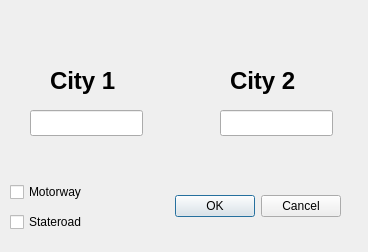
<?xml version="1.0" encoding="UTF-8"?>
<ui version="4.0">
 <class>Deletecity</class>
 <widget class="QDialog" name="Deletecity">
  <property name="geometry">
   <rect>
    <x>0</x>
    <y>0</y>
    <width>368</width>
    <height>252</height>
   </rect>
  </property>
  <property name="windowTitle">
   <string>Dialog</string>
  </property>
  <widget class="QDialogButtonBox" name="buttonBox">
   <property name="geometry">
    <rect>
     <x>150</x>
     <y>190</y>
     <width>191</width>
     <height>32</height>
    </rect>
   </property>
   <property name="orientation">
    <enum>Qt::Horizontal</enum>
   </property>
   <property name="standardButtons">
    <set>QDialogButtonBox::Cancel|QDialogButtonBox::Ok</set>
   </property>
  </widget>
  <widget class="QLabel" name="label">
   <property name="geometry">
    <rect>
     <x>50</x>
     <y>60</y>
     <width>81</width>
     <height>41</height>
    </rect>
   </property>
   <property name="font">
    <font>
     <pointsize>18</pointsize>
     <bold>true</bold>
    </font>
   </property>
   <property name="text">
    <string>City 1</string>
   </property>
  </widget>
  <widget class="QLineEdit" name="lineEditCity1">
   <property name="geometry">
    <rect>
     <x>30</x>
     <y>110</y>
     <width>113</width>
     <height>26</height>
    </rect>
   </property>
  </widget>
  <widget class="QLineEdit" name="lineEditCity2">
   <property name="geometry">
    <rect>
     <x>220</x>
     <y>110</y>
     <width>113</width>
     <height>26</height>
    </rect>
   </property>
  </widget>
  <widget class="QLabel" name="label_2">
   <property name="geometry">
    <rect>
     <x>230</x>
     <y>60</y>
     <width>81</width>
     <height>41</height>
    </rect>
   </property>
   <property name="font">
    <font>
     <pointsize>18</pointsize>
     <bold>true</bold>
    </font>
   </property>
   <property name="text">
    <string>City 2</string>
   </property>
  </widget>
  <widget class="QCheckBox" name="motorWay">
   <property name="geometry">
    <rect>
     <x>10</x>
     <y>180</y>
     <width>91</width>
     <height>24</height>
    </rect>
   </property>
   <property name="text">
    <string>Motorway</string>
   </property>
  </widget>
  <widget class="QCheckBox" name="stateRoad">
   <property name="geometry">
    <rect>
     <x>10</x>
     <y>210</y>
     <width>91</width>
     <height>24</height>
    </rect>
   </property>
   <property name="text">
    <string>Stateroad</string>
   </property>
  </widget>
 </widget>
 <resources/>
 <connections>
  <connection>
   <sender>buttonBox</sender>
   <signal>accepted()</signal>
   <receiver>Deletecity</receiver>
   <slot>accept()</slot>
   <hints>
    <hint type="sourcelabel">
     <x>248</x>
     <y>254</y>
    </hint>
    <hint type="destinationlabel">
     <x>157</x>
     <y>274</y>
    </hint>
   </hints>
  </connection>
  <connection>
   <sender>buttonBox</sender>
   <signal>rejected()</signal>
   <receiver>Deletecity</receiver>
   <slot>reject()</slot>
   <hints>
    <hint type="sourcelabel">
     <x>316</x>
     <y>260</y>
    </hint>
    <hint type="destinationlabel">
     <x>286</x>
     <y>274</y>
    </hint>
   </hints>
  </connection>
 </connections>
</ui>
